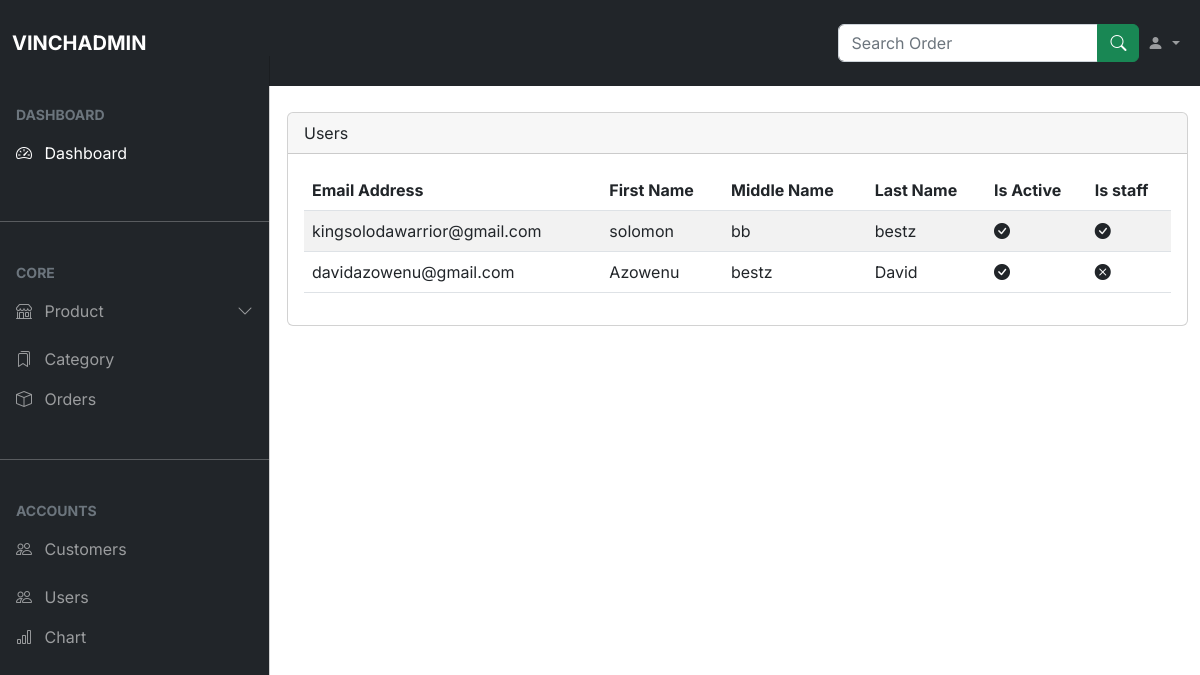
The app's page /users/, older data.
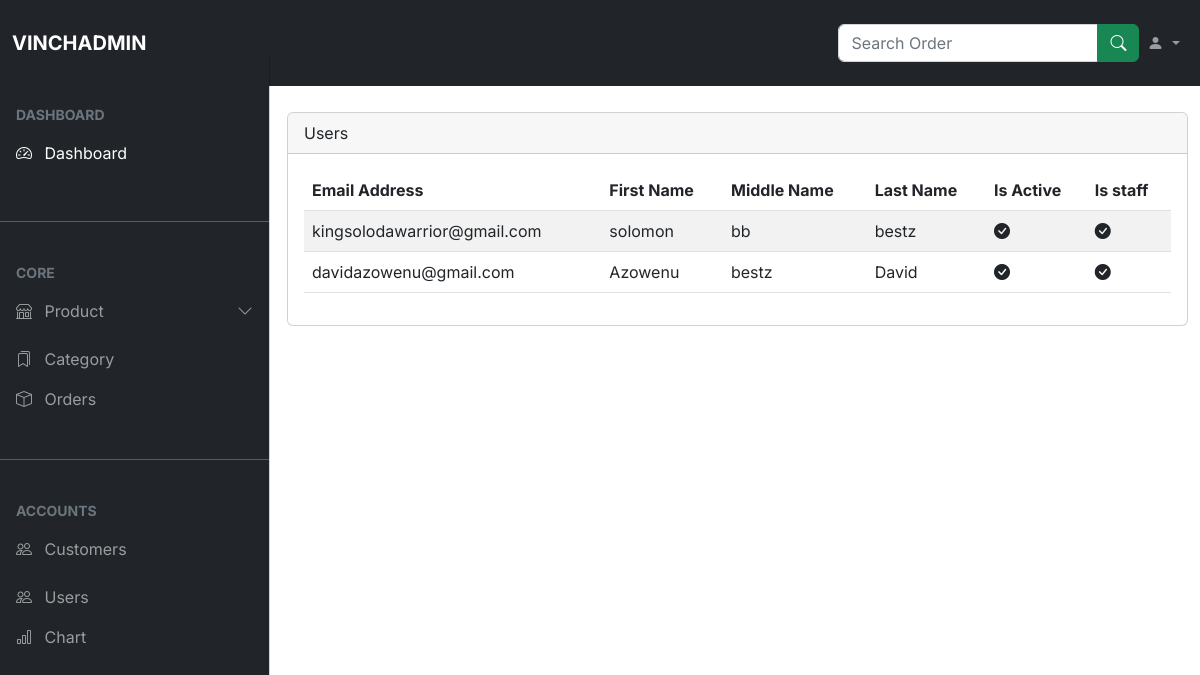
The same page, newer data.
### account/models.py (models this page shows, shortened)
class NewUser(AbstractBaseUser, PermissionsMixin):
    STATUS = (
        ('M', 'M'),
        ('F', 'F'),
    )
    email = models.EmailField(_("Email Adress"), unique=True)
    first_name = models.CharField(max_length=150)
    last_name = models.CharField(max_length=150)
    middle_name = models.CharField(max_length=150)
    gender = models.CharField(max_length=10, choices=STATUS, null=True)
    phone_number = models.CharField(max_length=17, blank=True, null=True)
    joined_date = models.DateTimeField(default=timezone.now)
    is_staff = models.BooleanField(default = False)
    is_active = models.BooleanField(default=False)
    objects = CustomAccountManager()
    USERNAME_FIELD = "email"
    REQUIRED_FIELDS = ['first_name', 'last_name', 'middle_name', 'gender', 'phone_number']

### vinchadmin/views.py (the view)
# urls.py: path('users/', views.users, name="users"),
def users(request):
    user = NewUser.objects.filter()
    return render(request, 'admindashboard/users.html', {'users': user})

### account/context_processors.py (called while the page is built)
def users(request):
    if request.user.is_authenticated:
        username = NewUser.objects.get(last_name=request.user)
        last_name = username.last_name
    else:
        last_name = "Account"
        pass
    return {'last_name': last_name}

### store/context_processors.py (called while the page is built, shortened)
def total_cart_items(request):
    if request.user.is_authenticated:
        customer = request.user.customer
        order, created = Order.objects.get_or_create(customer=customer, complete=False)
        items = order.orderitem_set.all()
        if order:
            orderitems = OrderItem.objects.filter(order=order)
            qty = sum([item.quantity for item in orderitems])
            cart_total = sum([item.get_total for item in orderitems])
        else:
            qty = 0
            cart_total = 0
    else:
        try:
            cart = json.loads(request.COOKIES['cart'])
        except:
            cart = {}
        qty = 0
        cart_total = 0
        items = []
    return {'qty': qty, 'cart_total': cart_total, 'items': items}

### templates/admindashboard/users.html (shortened to what this page needs)
{% extends 'admindashboard/home.html' %}
{% load static %}
{% block content %}
<div class="container-fluid my-5">
    <div class="row">
        <div class="col-md-12">
            <div class="card">
                <div class="card-header">
                    Users
                </div>
                <div class="card-body">
                    <div class="table-responsive">
                        <table class="table table-striped">
                            <thead>
                                <tr>
                                    <th>Email Address</th>
                                    <th>First Name</th>
                                    <th>Middle Name</th>
                                    <th>Last Name</th>
                                    <th>Is Active</th>
                                    <th>Is staff</th>
                                </tr>
                            </thead>
                            <tbody>
                                {% for user in  users%}
                                    <tr>
                                        <td>{{user.email}}</td>
                                        <td>{{user.first_name}}</td>
                                        <td>{{user.middle_name}}</td>
                                        <td>{{user.last_name}}</td>
                                        {% if user.is_active == True %}
                                            <td><i class="bi bi-check-circle-fill"></i></td>
                                        {% else %}
                                            <td><i class="bi bi-x-circle-fill"></i></td>
                                        {% endif %}
                                        {% if user.is_staff == True %}
                                            <td><i class="bi bi-check-circle-fill"></i></td>
                                        {% else %}
                                            <td><i class="bi bi-x-circle-fill"></i></td>
                                        {% endif %}
                                    </tr>
                                {% endfor %}
                            </tbody>
                        </table>
                    </div>
                </div>
            </div>
        </div>
    </div>
</div>
{% endblock content%}

Row changes from the older to the newer data that the page shows:
changed NewUser "davidazowenu@gmail.com": is_staff False → True (drawn)
